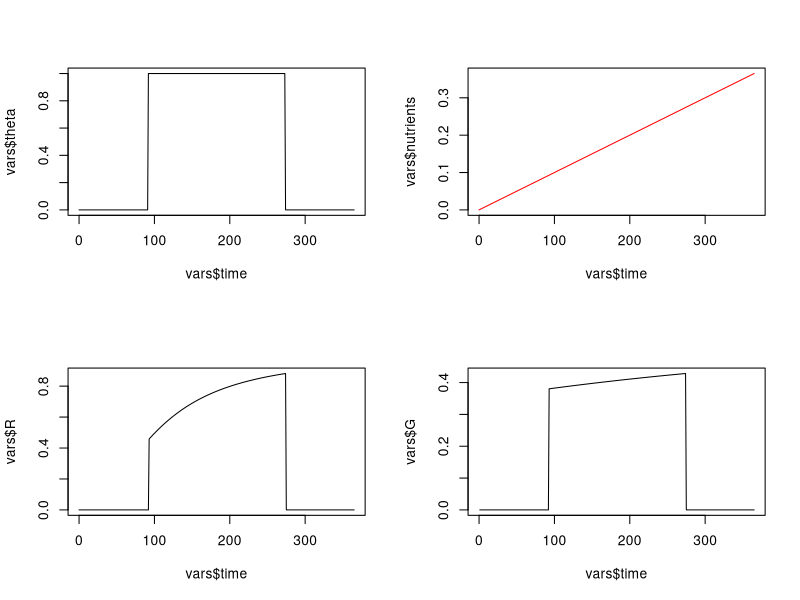

Reproduce this figure in R.
# Libraries --------------------------------------------------------------

library(ggplot2)

# Functions --------------------------------------------------------------

physical_control <- function(t) {
  y <- sin(((2 * pi * t) / T_period) - (pi / 2))

  y > 0
}

growth_rate <- function(t, vars) {
  r * vars$theta * (vars$nutrients**2 / (alpha**2 + vars$nutrients**2))
}

grazing <- function(t, vars) {
  g * vars$theta * (1 - exp(-I * vars$phytoplankton**2))
}

nutrients <- function(t) {
  0.001
}

phytoplankton <- function(t) {
  0.001
}

zooplankton <- function(t) {
  0.001
}

# Model parameters -------------------------------------------------------

t_0 <- 0
t_f <- 365
dt <- 1

time_seq <- seq(t_0, t_f, dt)

# Constants --------------------------------------------------------------

T_period <- 365
r <- 1
alpha <- 0.1
I <- 1.2
g <- 0.5

# Initialize tracked variables -------------------------------------------
zeros <- rep(0, length(time_seq))

vars <- data.frame(
  "time" = seq(t_0, t_f, dt),
  "theta" = zeros,
  "R" = zeros,
  "nutrients" = zeros,
  "zooplankton" = zeros,
  "phytoplankton" = zeros,
  "detritus" = zeros
)

vars$nutrients[1] <- 0
vars$zooplankton[1] <- 1
vars$phytoplankton[1] <- 1
vars$detritus[1] <- 1

# Main model loop --------------------------------------------------------

for (i in 2:length(time_seq)) {
  t <- vars$time[i]
  vars_before <- vars[i - 1, ]

  vars$theta[i] <- physical_control(t)
  vars$R[i] <- growth_rate(t, vars_before)
  vars$G[i] <- grazing(t, vars_before)

  dNdt <- nutrients(t)
  dZdt <- zooplankton(t)
  dPdt <- phytoplankton(t)

  vars$nutrients[i] <- vars$nutrients[i - 1] + nutrients(t) * dt
  vars$zooplankton[i] <- vars$zooplankton[i - 1] + zooplankton(t) * dt
  vars$phytoplankton[i] <- vars$phytoplankton[i - 1] + phytoplankton(t) * dt
  # vars$detritus[i] <- vars$detritus[i - 1] + detritus(t) * dt
}

# Plot results -----------------------------------------------------------

par(mfrow = c(2, 2))
plot(vars$time, vars$theta, type = "l", col = "black")
plot(vars$time, vars$nutrients, type = "l", col = "red")

plot(vars$time, vars$R, type = "l", col = "black")
plot(vars$time, vars$G, type = "l", col = "black")
